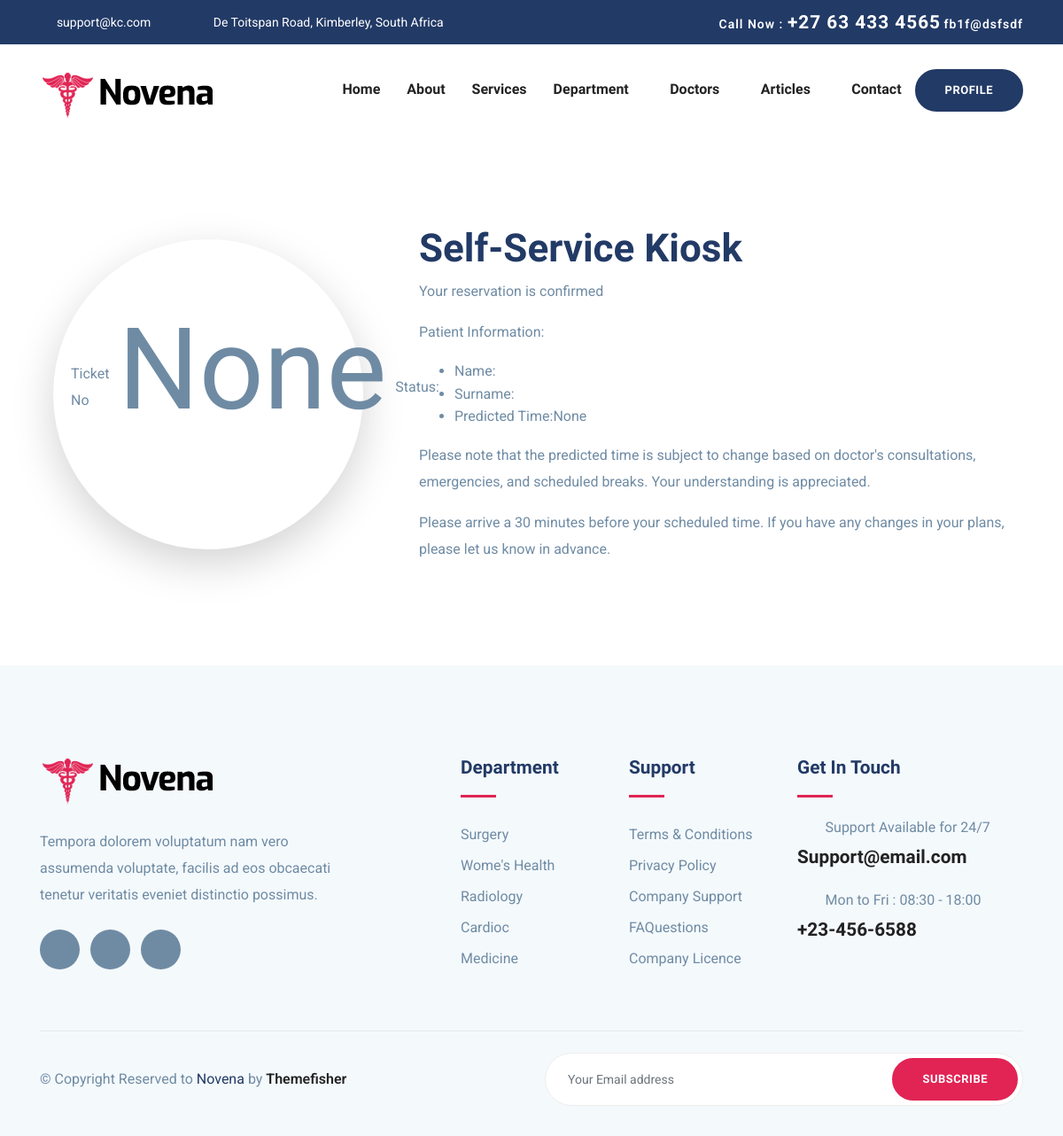
The app's page /selfqueue/ (signed in), older data.
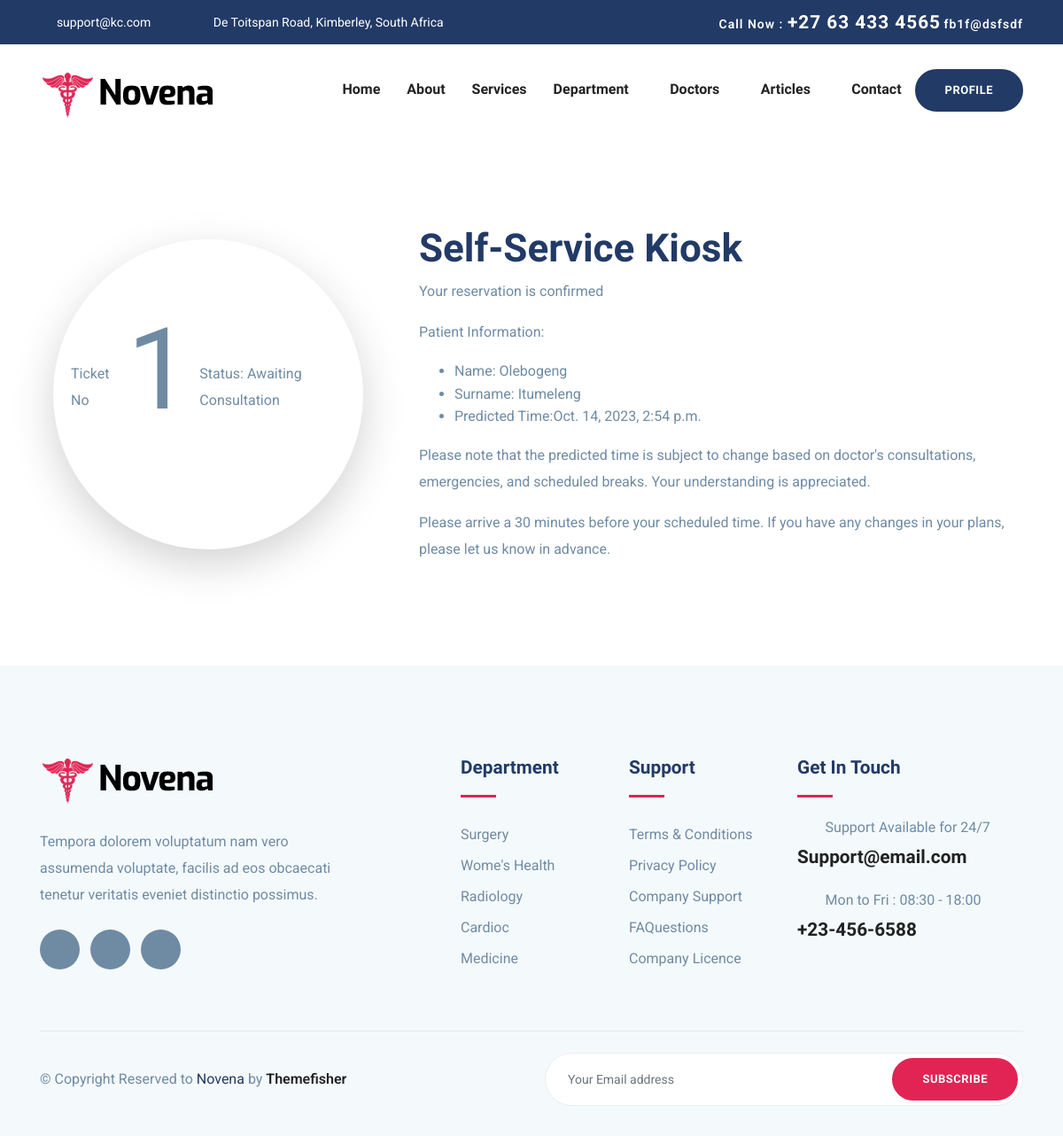
The same page, newer data.
### selfqueue/models.py (models this page shows, shortened)
class PatientQueue(models.Model):
    STATUS_CHOICES = (
        ('Awaiting Consultation', 'Awaiting Consultation'),
        ('In Consultation', 'In Consultation'),
        ('Done with Consultation', 'Done with Consultation'),
    )
    user = models.ForeignKey(User, on_delete=models.CASCADE)  # Define the foreign key
    symptoms = models.ManyToManyField(Symptom, blank=True)
    first_name = models.CharField(max_length=100)
    last_name = models.CharField(max_length=100)
    id_number = models.CharField(max_length=15, unique=True)
    phone = models.CharField(max_length=15)
    estimated_time = models.DateTimeField(null=True, blank=True)
    status = models.CharField(max_length=50, choices=STATUS_CHOICES, default='Awaiting Consultation')
    closing_time = models.DateTimeField(null=True, blank=True)
    spot_number = models.IntegerField(unique=True)  # New field for spot number

### selfqueue/views.py (the view)
# urls.py: path('', views.results, name='results'),# For the main page
@login_required
def results(request):
    user = request.user
    try:
        patient = PatientQueue.objects.get(user=user)
        first_name = patient.first_name
        last_name = patient.last_name
        estimated_time = patient.estimated_time
        spot_number = patient.spot_number
        status = patient.status
    except PatientQueue.DoesNotExist:
        first_name = ""
        last_name = ""
        estimated_time = None
        spot_number = None
        status = ""
    return render(request, 'selfqueue/results.html', {
        'user': user,
        'first_name': first_name,
        'last_name': last_name,
        'estimated_time': estimated_time,
        'spot_number': spot_number,
        'status': status,
    })

### templates/selfqueue/results.html (shortened to what this page needs)
{% extends 'base.html' %}
{% block content %}
{% load static %}
<body id="top">
  <section class="appoinment section">
	<div class="container">
	  <div class="row">
		<div class="col-lg-4">
			<div class="mt-3">
			    <div class="col-md-6 col-sm-6">
					<div class="featured-circle bg-white shadow-lg d-flex  align-items-center">
						<p class="featured-text">Ticket No</p>
						<p><span class="featured-number">{{ spot_number }}</span></p>
						<br>
						<p>Status: {{ status }}</p>
					</div>
			  </div>
			</div>
		</div>
		<div class="col-lg-8">
			 <div class="appoinment-wrap mt-5 mt-lg-0 pl-lg-5">
			  <h2 class="mb-2 title-color">Self-Service Kiosk</h2>
			  <p>Your reservation is confirmed</p>
			  <p>Patient Information:</p>
			  <ul>
				<li>Name: {{ first_name }}</li>
				<li>Surname: {{ last_name }}</li>
				<li>Predicted Time:{{estimated_time }}</li>
			  </ul>
			  <p>Please note that the predicted time is subject to change based on doctor's consultations, emergencies, and scheduled breaks. Your understanding is appreciated.</p>
			  <p>Please arrive a 30 minutes before your scheduled time. If you have any changes in your plans, please let us know in advance.</p>
			  </div>
		  </div>
		</div>
	  </div>
  </section>
{% endblock content %}

Row changes from the older to the newer data that the page shows:
added PatientQueue: status "Awaiting Consultation", first_name "Olebogeng", last_name "Itumeleng", estimated_time "Oct. 14, 2023, 2:54 p.m."
Text that changed along with them:
{{ spot_number }}: "None" → "1"
{{ estimated_time }}: "None" → (not shown)
